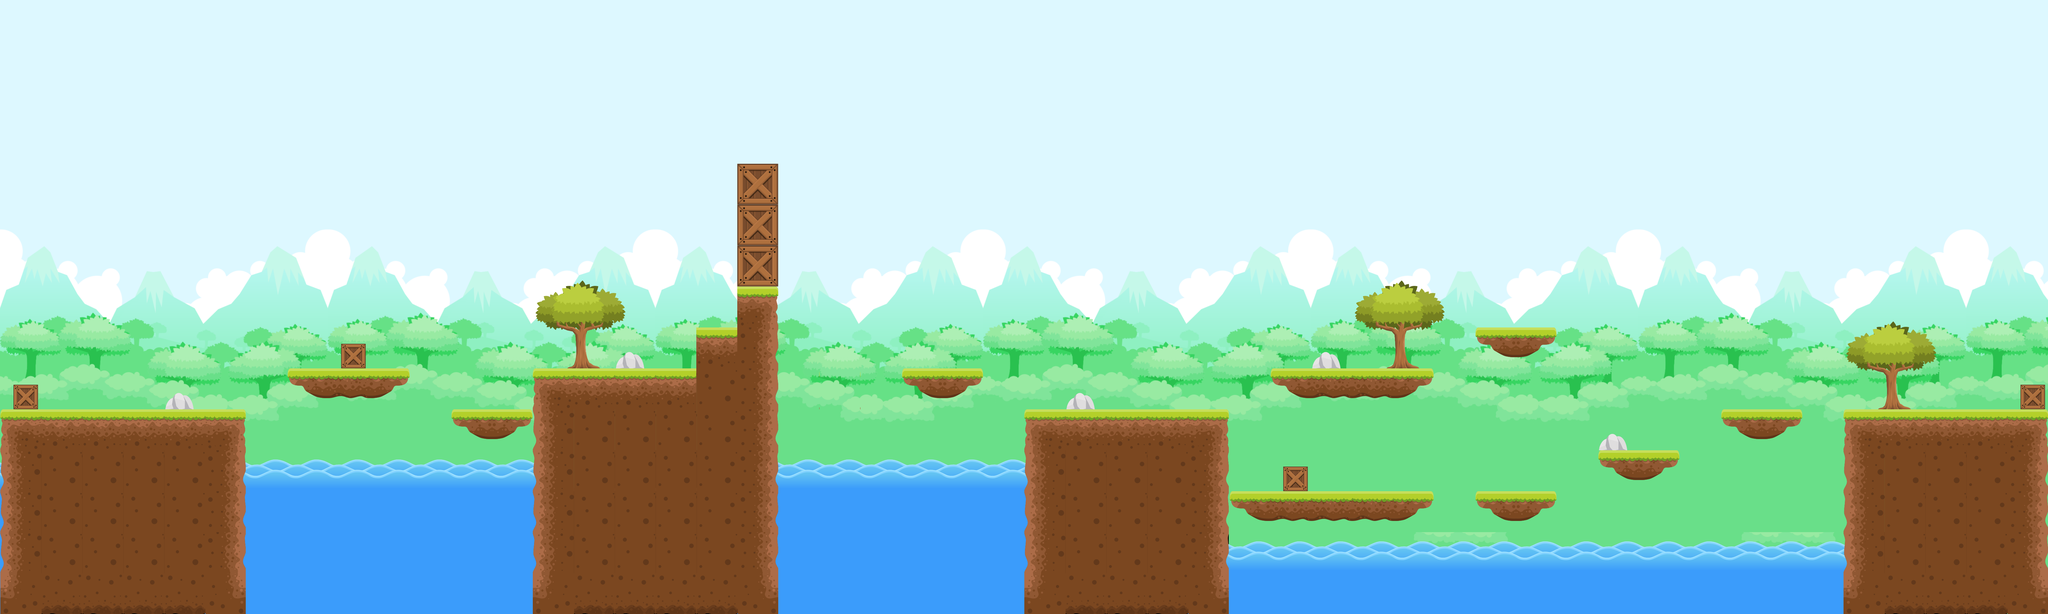

A level layout from a 2D game, rendered from its tile map. Below: a short description, then the map file with tile-grid data replaced by summaries:
An orthogonal 50x15 tile map with 128x128 px tiles, 3 tile layers (Background, Water, Map), 1 hidden layer not drawn.

<map version="1.0" orientation="orthogonal" renderorder="right-down" width="50" height="15" tilewidth="128" tileheight="128" nextobjectid="1">
 <tileset firstgid="1" name="Sprites2" tilewidth="128" tileheight="128" tilecount="256" columns="16">
  <image source="Sprites.png" trans="ff00ff" width="2048" height="2048" />
  <tile id="37">
   <properties>
    <property name="Collision" type="bool" value="true" />
   </properties>
  </tile>
  <tile id="38">
   <properties>
    <property name="Spawn" type="bool" value="true" />
   </properties>
  </tile>
  <tile id="53">
   <properties>
    <property name="Next Level" type="bool" value="true" />
   </properties>
  </tile>
  <tile id="54">
   <properties>
    <property name="Death" type="bool" value="true" />
   </properties>
  </tile>
  <tile id="55">
   <properties>
    <property name="Climb" type="bool" value="true" />
   </properties>
  </tile>
 </tileset>
 <layer name="Background" width="50" height="15" visible="1">
  <data>[750 cells, 625 non-empty, 48 distinct tile ids]</data>
 </layer>
 <layer name="Water" width="50" height="15">
  <data>[750 cells, 32 non-empty, 3 distinct tile ids]</data>
 </layer>
 <layer name="Map" width="50" height="15">
  <data>[750 cells, 269 non-empty, 28 distinct tile ids]</data>
 </layer>
 <layer name="Logic" width="50" height="15" visible="0" opacity="0.67">
  <data>[750 cells, 132 non-empty, 5 distinct tile ids]</data>
 </layer>
</map>
